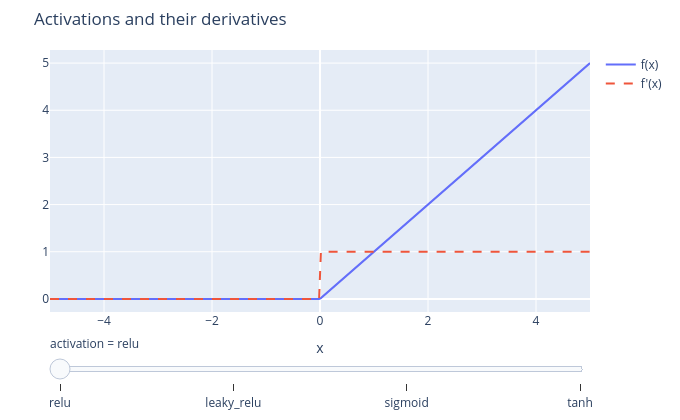

The code cell stored with this chart in its notebook:
### Markdown cell above
こちらは **静的 HTML でも動く** Plotly 版です。スライダーで活性化関数を切り替え、
関数（実線）と導関数（破線）を並べて確認できます。sigmoid/tanh が両端で導関数 ≈ 0 になる
（＝後の章の「勾配消失」の種）ことに注目してください。

### Code cell
import plotly.io as pio

pio.renderers.default = "plotly_mimetype+notebook_connected"
fig = plotting.plotly_activations()
fig.show()

### Figure 1 — Plotly figure (JSON) as saved in the notebook; plotly's stock layout.template omitted (floating-point values rounded to 4 significant figures; data arrays with more than 128 entries replaced by an {"elided": "..."} marker saying what was removed)
{"data": [{"mode": "lines", "name": "f(x)", "type": "scatter", "x": {"elided": "300 float values"}, "y": {"elided": "300 float values"}}, {"line": {"dash": "dash"}, "mode": "lines", "name": "f'(x)", "type": "scatter", "x": {"elided": "300 float values"}, "y": {"elided": "300 float values"}}], "layout": {"height": 420, "margin": {"b": 40, "l": 50, "r": 20, "t": 50}, "sliders": [{"currentvalue": {"prefix": "activation = "}, "steps": [{"args": [["relu"], {"frame": {"duration": 0, "redraw": true}, "mode": "immediate"}], "label": "relu", "method": "animate"}, {"args": [["leaky_relu"], {"frame": {"duration": 0, "redraw": true}, "mode": "immediate"}], "label": "leaky_relu", "method": "animate"}, {"args": [["sigmoid"], {"frame": {"duration": 0, "redraw": true}, "mode": "immediate"}], "label": "sigmoid", "method": "animate"}, {"args": [["tanh"], {"frame": {"duration": 0, "redraw": true}, "mode": "immediate"}], "label": "tanh", "method": "animate"}]}], "title": {"text": "Activations and their derivatives"}, "width": 680, "xaxis": {"title": {"text": "x"}}}}
